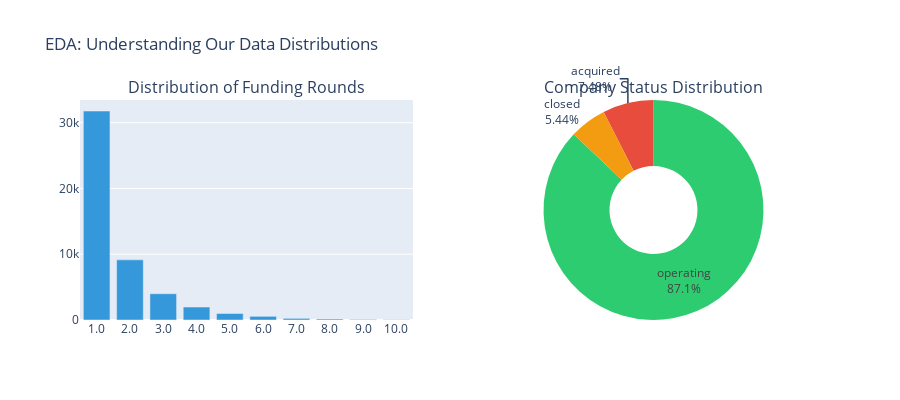

The cell this chart's notebook holds for it:
### Markdown cell above
---
## Exploratory Data Analysis

**Harvard Principle**: "Before modeling, understand your distributions."

The visualizations below reveal the shape of our data—skewness, outliers, and relationships that inform our findings.

### Code cell
# Interactive EDA: Distribution of Funding Rounds and Status
fig = make_subplots(
    rows=1, cols=2, 
    subplot_titles=('Distribution of Funding Rounds', 'Company Status Distribution'),
    specs=[[{"type": "bar"}, {"type": "pie"}]]  # Specify chart types
)

# Funding rounds distribution
rounds_dist = companies['rounds'].value_counts().sort_index().head(10)
fig.add_trace(
    go.Bar(x=rounds_dist.index.astype(str), y=rounds_dist.values, 
           marker_color='#3498db', name='Companies',
           hovertemplate='%{x} rounds: %{y:,} companies<extra></extra>'),
    row=1, col=1
)

# Status distribution
status_dist = companies['status'].value_counts()
fig.add_trace(
    go.Pie(labels=status_dist.index, values=status_dist.values,
           hole=0.4, marker_colors=['#2ecc71', '#e74c3c', '#f39c12', '#9b59b6', '#1abc9c'],
           textinfo='label+percent',
           hovertemplate='%{label}: %{value:,} (%{percent})<extra></extra>'),
    row=1, col=2
)

fig.update_layout(
    title_text='EDA: Understanding Our Data Distributions',
    showlegend=False,
    height=400
)
fig.show()

### Figure 1 — Plotly figure (JSON) as saved in the notebook; plotly's stock layout.template omitted (floating-point values rounded to 4 significant figures)
{"data": [{"hovertemplate": "%{x} rounds: %{y:,} companies<extra></extra>", "marker": {"color": "#3498db"}, "name": "Companies", "type": "bar", "x": ["1.0", "2.0", "3.0", "4.0", "5.0", "6.0", "7.0", "8.0", "9.0", "10.0"], "xaxis": "x", "y": [31773, 9148, 3995, 1977, 990, 560, 250, 151, 84, 43], "yaxis": "y"}, {"domain": {"x": [0.55, 1.0], "y": [0.0, 1.0]}, "hole": 0.4, "hovertemplate": "%{label}: %{value:,} (%{percent})<extra></extra>", "labels": ["operating", "acquired", "closed"], "marker": {"colors": ["#2ecc71", "#e74c3c", "#f39c12", "#9b59b6", "#1abc9c"]}, "textinfo": "label+percent", "type": "pie", "values": [41596, 3574, 2597]}], "layout": {"annotations": [{"font": {"size": 16}, "showarrow": false, "text": "Distribution of Funding Rounds", "x": 0.225, "xanchor": "center", "xref": "paper", "y": 1.0, "yanchor": "bottom", "yref": "paper"}, {"font": {"size": 16}, "showarrow": false, "text": "Company Status Distribution", "x": 0.775, "xanchor": "center", "xref": "paper", "y": 1.0, "yanchor": "bottom", "yref": "paper"}], "height": 400, "showlegend": false, "title": {"text": "EDA: Understanding Our Data Distributions"}, "xaxis": {"anchor": "y", "domain": [0.0, 0.45]}, "yaxis": {"anchor": "x", "domain": [0.0, 1.0]}}}
